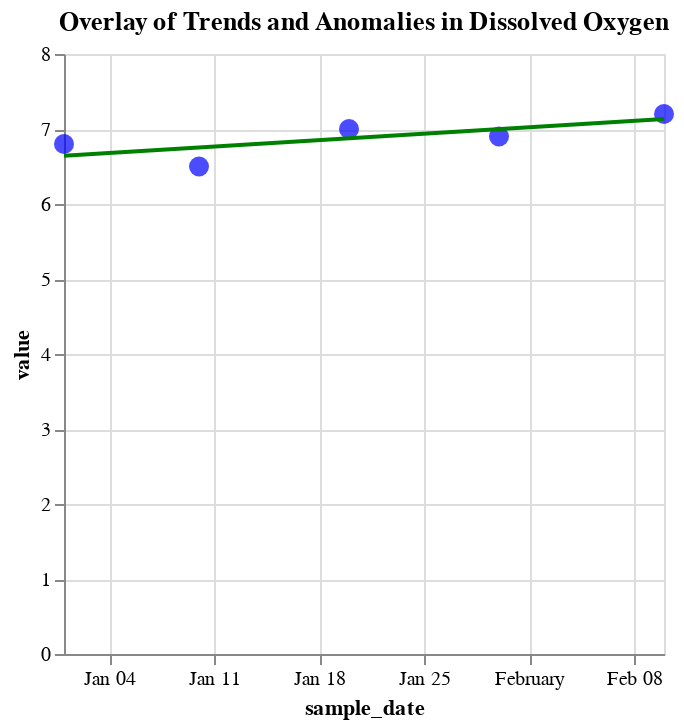

The notebook cell saved with this chart:
### Code cell
#Overlaying Trend Lines and Anomalies
data = pd.DataFrame({
    'sample_date': pd.to_datetime(
        ['1998-01-01', '1998-01-10', '1998-01-20', '1998-01-30', '1998-02-10']
    ),
    'location': ['Boonsri'] * 5,
    'measure': ['Dissolved oxygen'] * 5,
    'value': [6.8, 6.5, 7.0, 6.9, 7.2]
})
data['z_score'] = (data['value'] - data['value'].mean()) / data['value'].std()
data['is_anomaly'] = np.abs(data['z_score']) > 2

base = alt.Chart(data).mark_circle(size=100).encode(
    x='sample_date:T',
    y='value:Q',
    tooltip=['sample_date:T', 'value:Q', 'is_anomaly']
)
anomalies = base.encode(
    color=alt.condition(
        alt.datum.is_anomaly,
        alt.value('red'),  # Anomalies in red
        alt.value('blue')  # Normal points in blue
    )
)
trend_line = alt.Chart(data).transform_regression(
    'sample_date', 'value'
).mark_line(color='green').encode(
    x='sample_date:T',
    y='value:Q'
)

final_chart = (anomalies + trend_line).properties(
    title='Overlay of Trends and Anomalies in Dissolved Oxygen'
)

final_chart

Scatter Plot:

Displays individual data points.
Red points represent anomalies (values with Z-scores > ±2).
Blue points represent normal data.
Trend Line:

A regression line in green shows the overall trend in the data.
Overlay:

Combines anomalies and trends in a single visualization for clarity.Visualization Features:
The chart highlights long-term patterns (trend line) and deviations (anomalies).
Tooltips allow for interaction and detailed exploration of each data point.

#Visualization Features:
The chart highlights long-term patterns (trend line) and deviations (anomalies).
Tooltips allow for interaction and detailed exploration of each data point.

### Figure 1 — Vega-Lite specification as saved in the notebook (floating-point values rounded to 4 significant figures)
{"config": {"view": {"continuousWidth": 300, "continuousHeight": 300}}, "layer": [{"mark": {"type": "circle", "size": 100}, "encoding": {"color": {"condition": {"test": "datum.is_anomaly", "value": "red"}, "value": "blue"}, "tooltip": [{"field": "sample_date", "type": "temporal"}, {"field": "value", "type": "quantitative"}, {"field": "is_anomaly", "type": "nominal"}], "x": {"field": "sample_date", "type": "temporal"}, "y": {"field": "value", "type": "quantitative"}}}, {"mark": {"type": "line", "color": "green"}, "encoding": {"x": {"field": "sample_date", "type": "temporal"}, "y": {"field": "value", "type": "quantitative"}}, "transform": [{"on": "sample_date", "regression": "value"}]}], "data": {"name": "data-7c594ae8e971613dde6f3acd1229b213"}, "title": "Overlay of Trends and Anomalies in Dissolved Oxygen", "$schema": "https://vega.github.io/schema/vega-lite/v5.20.1.json", "datasets": {"data-7c594ae8e971613dde6f3acd1229b213": [{"sample_date": "1998-01-01T00:00:00", "location": "Boonsri", "measure": "Dissolved oxygen", "value": 6.8, "z_score": -0.3091, "is_anomaly": false}, {"sample_date": "1998-01-10T00:00:00", "location": "Boonsri", "measure": "Dissolved oxygen", "value": 6.5, "z_score": -1.468, "is_anomaly": false}, {"sample_date": "1998-01-20T00:00:00", "location": "Boonsri", "measure": "Dissolved oxygen", "value": 7.0, "z_score": 0.4636, "is_anomaly": false}, {"sample_date": "1998-01-30T00:00:00", "location": "Boonsri", "measure": "Dissolved oxygen", "value": 6.9, "z_score": 0.07727, "is_anomaly": false}, {"sample_date": "1998-02-10T00:00:00", "location": "Boonsri", "measure": "Dissolved oxygen", "value": 7.2, "z_score": 1.236, "is_anomaly": false}]}}
